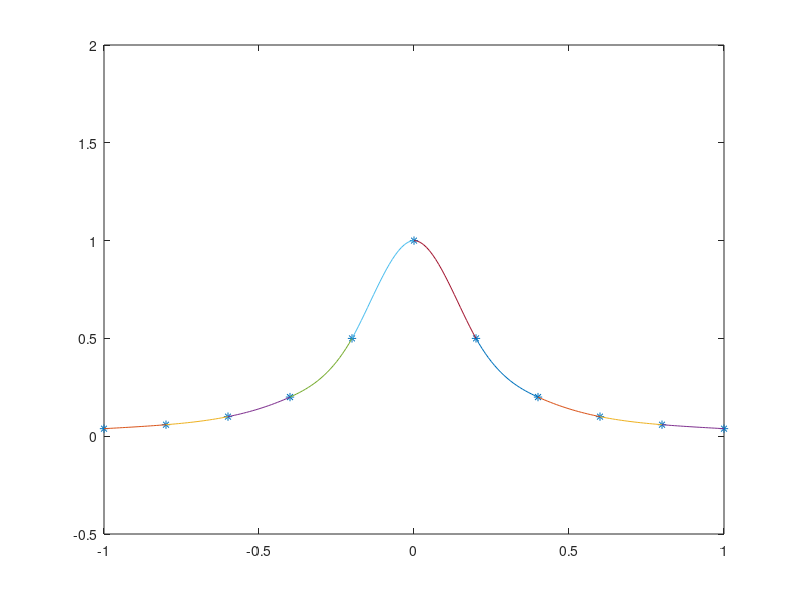

Recreate this plot in MATLAB.
% Use natural spline to interpolate given data.

% Set n, x_i and f(x_i)
n = 10;
x = [-1 -0.8 -0.6 -0.4 -0.2 0 0.2 0.4 0.6 0.8 1];
fx = [0.0385 0.0588 0.1 0.2 0.5 1 0.5 0.2 0.1 0.0588 0.0385];

% Set the coefficients a_i
a = fx;

% Set h_i. Here we use a Matlab function "diff"
% For more information, type "help diff"
h = diff(x);

% Set the matrix A
A = zeros(n+1,n+1);
A(1,1) = 1;
A(n+1,n+1) = 1;
for i=2:n
    A(i,i-1) = h(i-1);
    A(i,i) = 2*(h(i-1) + h(i));
    A(i,i+1) = h(i);
end

% Set the right-hand side vector rhs
rhs = zeros(n+1,1);
for i=2:n
    rhs(i) = 3*(a(i+1)-a(i))/h(i) - 3*(a(i)-a(i-1))/h(i-1);
end

% Solve for c_i
c = A\rhs;

% solve for b_i and d_i
b = (a(2:(n+1))-a(1:n))./h - h.*(c(2:(n+1))+2*c(1:n))'/3;
d = (c(2:(n+1))-c(1:n))'./h/3;

% Draw the graph
figure(1);
plot(x,fx,'*');
hold on;
for i=1:n
    plotx = x(i):0.01:x(i+1);
    tempx = plotx - x(i);
    ploty = a(i) + b(i)*tempx + c(i)*tempx.^2 + d(i)*tempx.^3;
    plot(plotx, ploty);
end
hold off;
axis([-1, 1, -0.5,2]);


